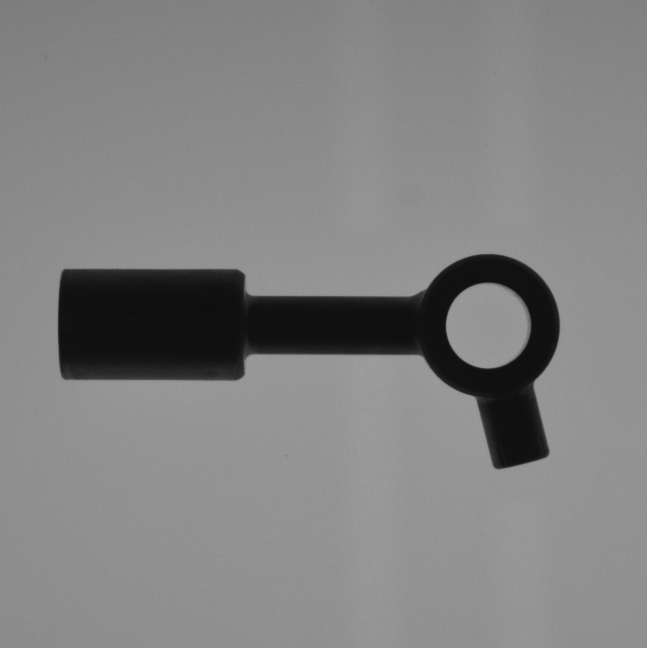
#> input picture data/imgSrc/teamplate_0_degree.bmp, 647 x 648 px
$ python affine_transformation.py
#> lines starting #> are read from the running program, lines starting #| are printed output that depends on the picture
import cv2 as cv
import numpy as np

# Đọc ảnh
image = cv.imread("data/imgSrc/teamplate_0_degree.bmp")
#> image is the input picture: shape (648, 647, 3); min 14, max 159, mean 129.5
(rows, cols) = image.shape[:2]
#> rows = 648; cols = 647

# Tính toán ma trận biến đổi affine để quay ngược chiều kim đồng hồ
center = (cols / 2, rows / 2)
#> center = (323.5, 324)
angle = -90  # Góc âm để quay ngược chiều kim đồng hồ
scale = 1

M = cv.getRotationMatrix2D(center, angle, scale)

# Thực hiện biến đổi affine
output_image = cv.warpAffine(image, M, (cols, rows))
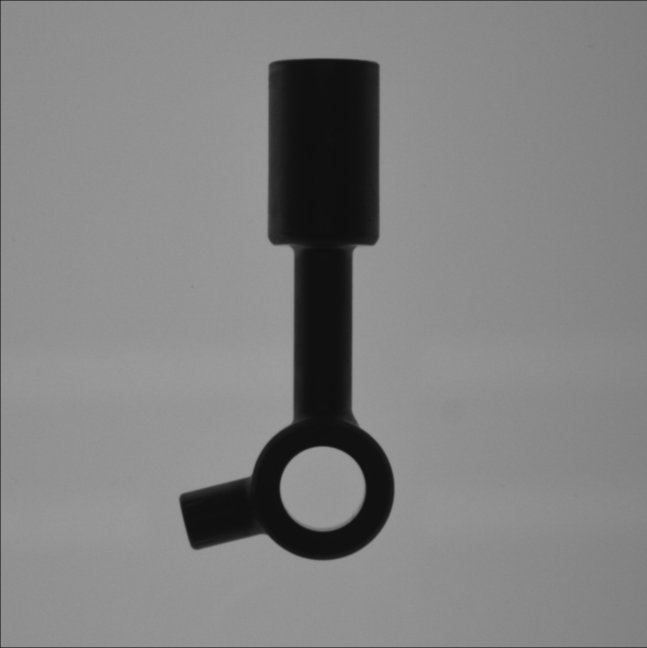
#> output_image: shape (648, 647, 3); min 14, max 157, mean 129.3

# Hiển thị hình ảnh gốc và hình ảnh sau biến đổi
cv.imshow('Original Image', image)
cv.imshow('Counter Clockwise Rotated Image', output_image)
cv.waitKey(0)
cv.destroyAllWindows()

$ run again, with data/imgSrc/dst3.bmp copied over data/imgSrc/teamplate_0_degree.bmp
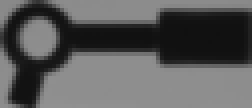
#> input picture data/imgSrc/dst3.bmp, 63 x 27 px (shown 4 times larger)
#> image is the input picture: shape (27, 63, 3); min 16, max 145, mean 90.6
#> `output_image = cv.warpAffine(image, M, (cols, rows))`:
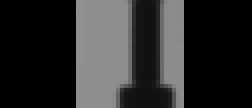
#> output_image: shape (27, 63, 3) (shown 4 times larger); min 0, max 145, mean 44.2

$ run again, with data/imgSrc/sample-2.bmp copied over data/imgSrc/teamplate_0_degree.bmp
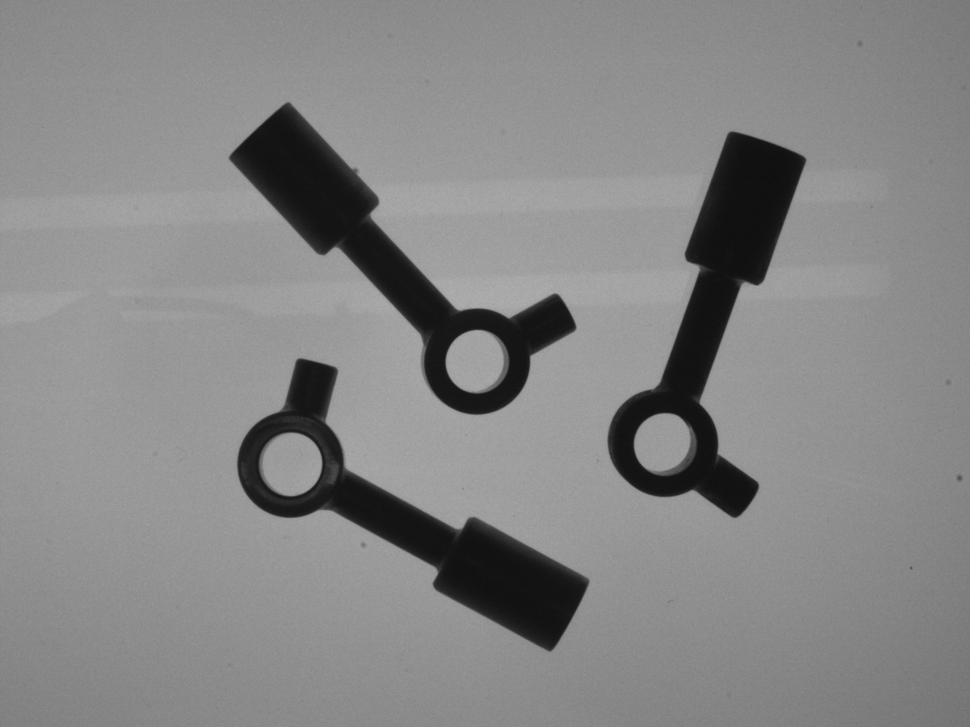
#> input picture data/imgSrc/sample-2.bmp, 970 x 727 px, shrunk from 1296 x 972 before the run
#> image is the input picture: shape (727, 970, 3); min 14, max 176, mean 133.3
#> `output_image = cv.warpAffine(image, M, (cols, rows))`:
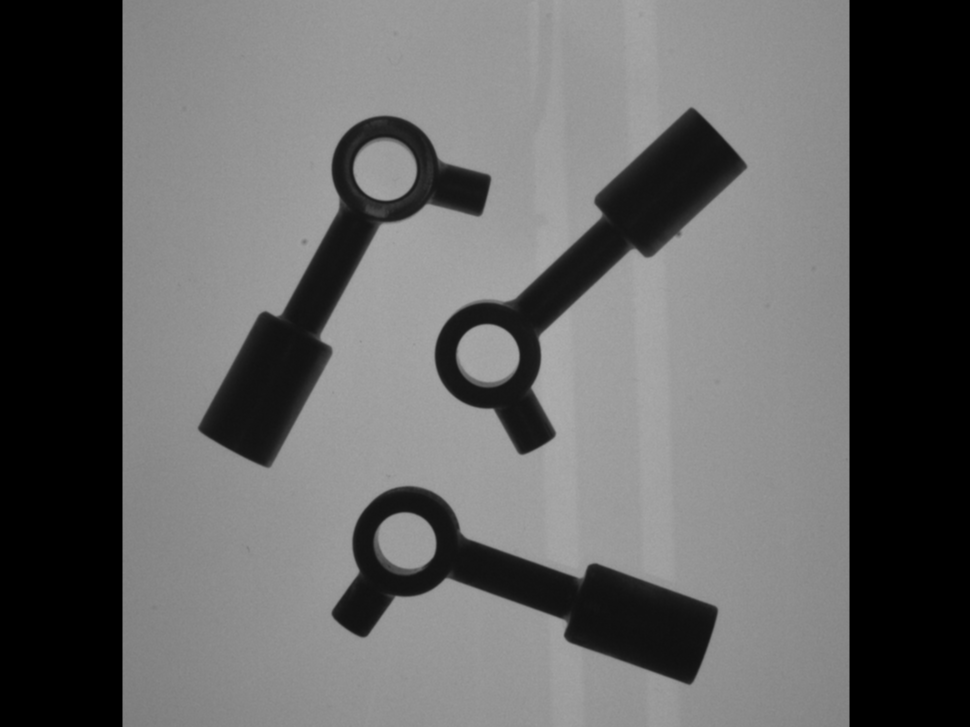
#> output_image: shape (727, 970, 3); min 0, max 174, mean 98.2

$ run again, with data/imgSrc/sample-3.bmp copied over data/imgSrc/teamplate_0_degree.bmp
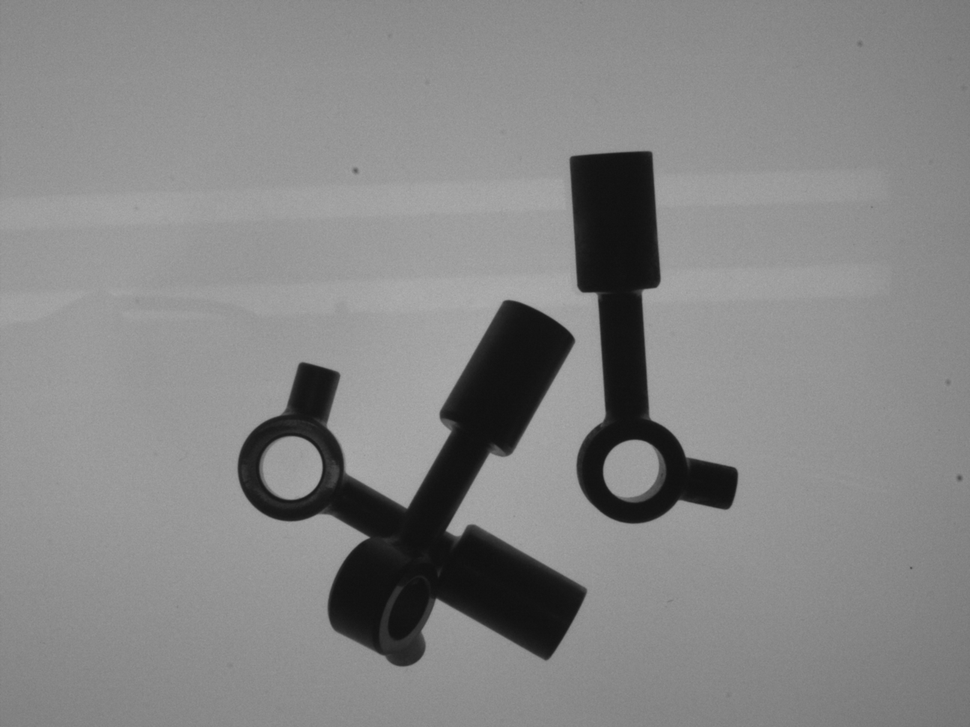
#> input picture data/imgSrc/sample-3.bmp, 970 x 727 px, shrunk from 1296 x 972 before the run
#> image is the input picture: shape (727, 970, 3); min 15, max 175, mean 133.4
#> `output_image = cv.warpAffine(image, M, (cols, rows))`:
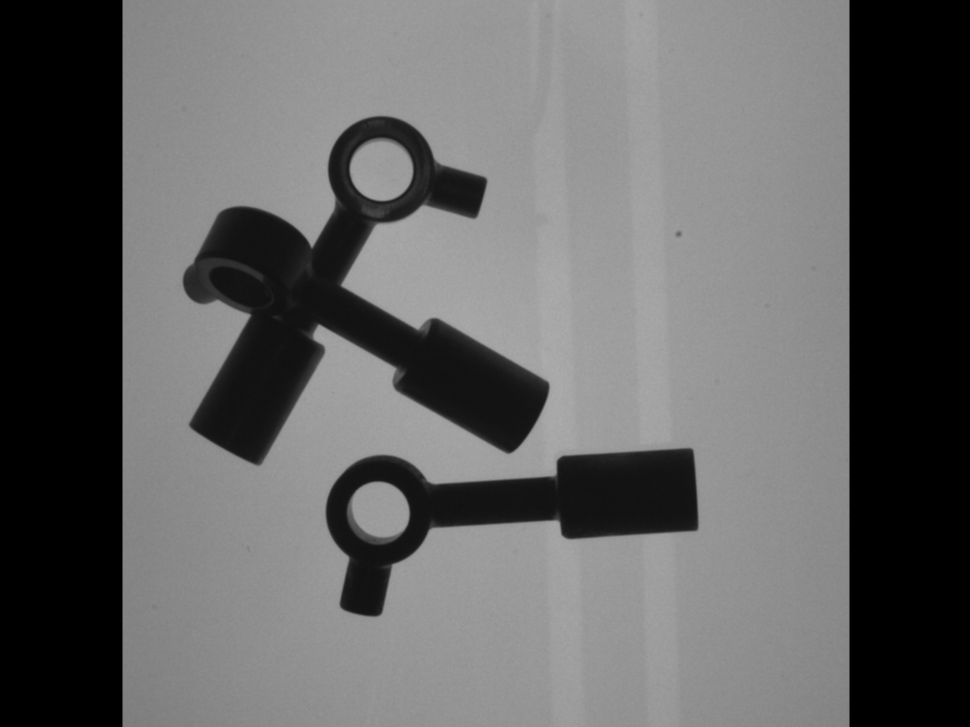
#> output_image: shape (727, 970, 3); min 0, max 173, mean 98.2
